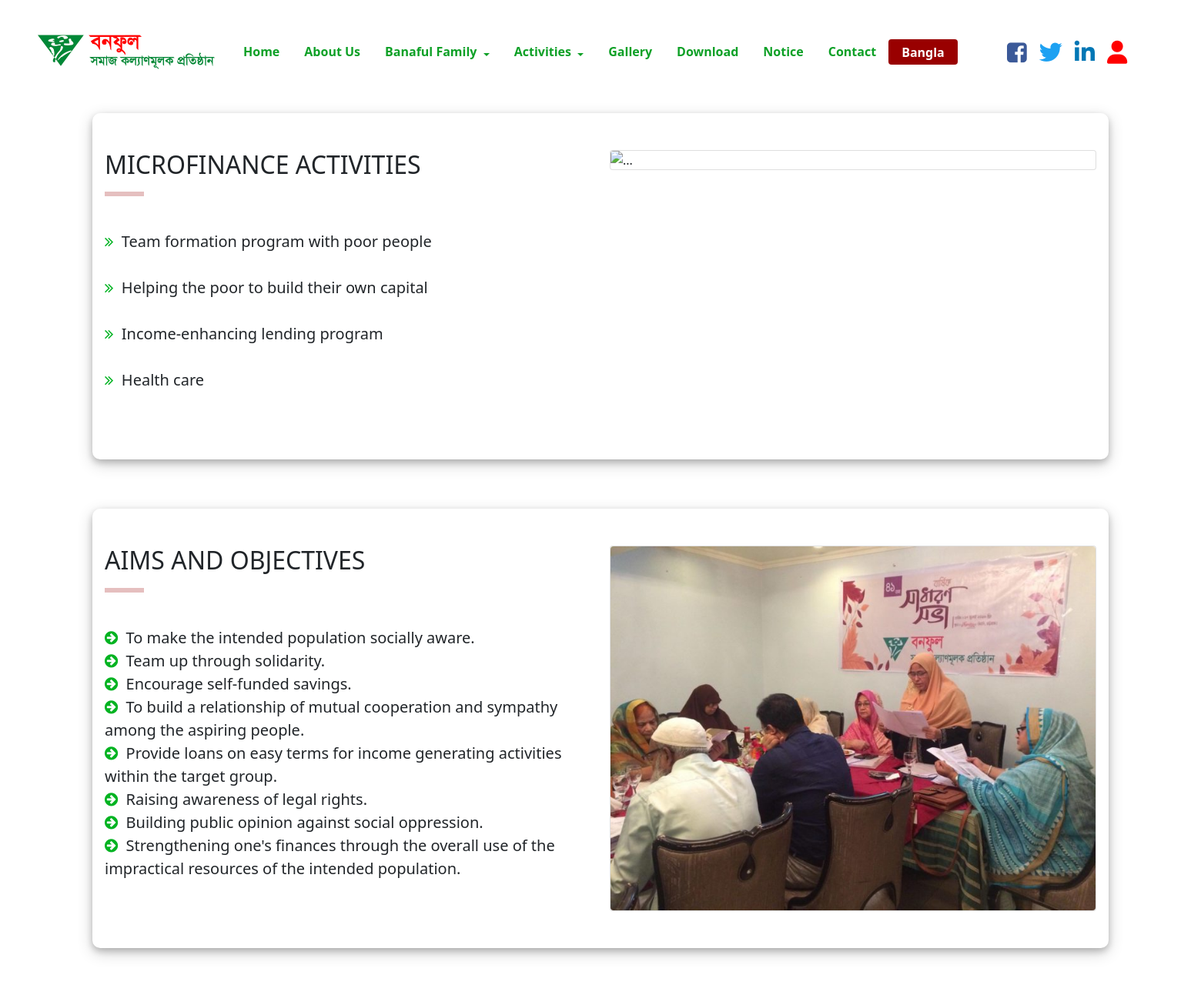
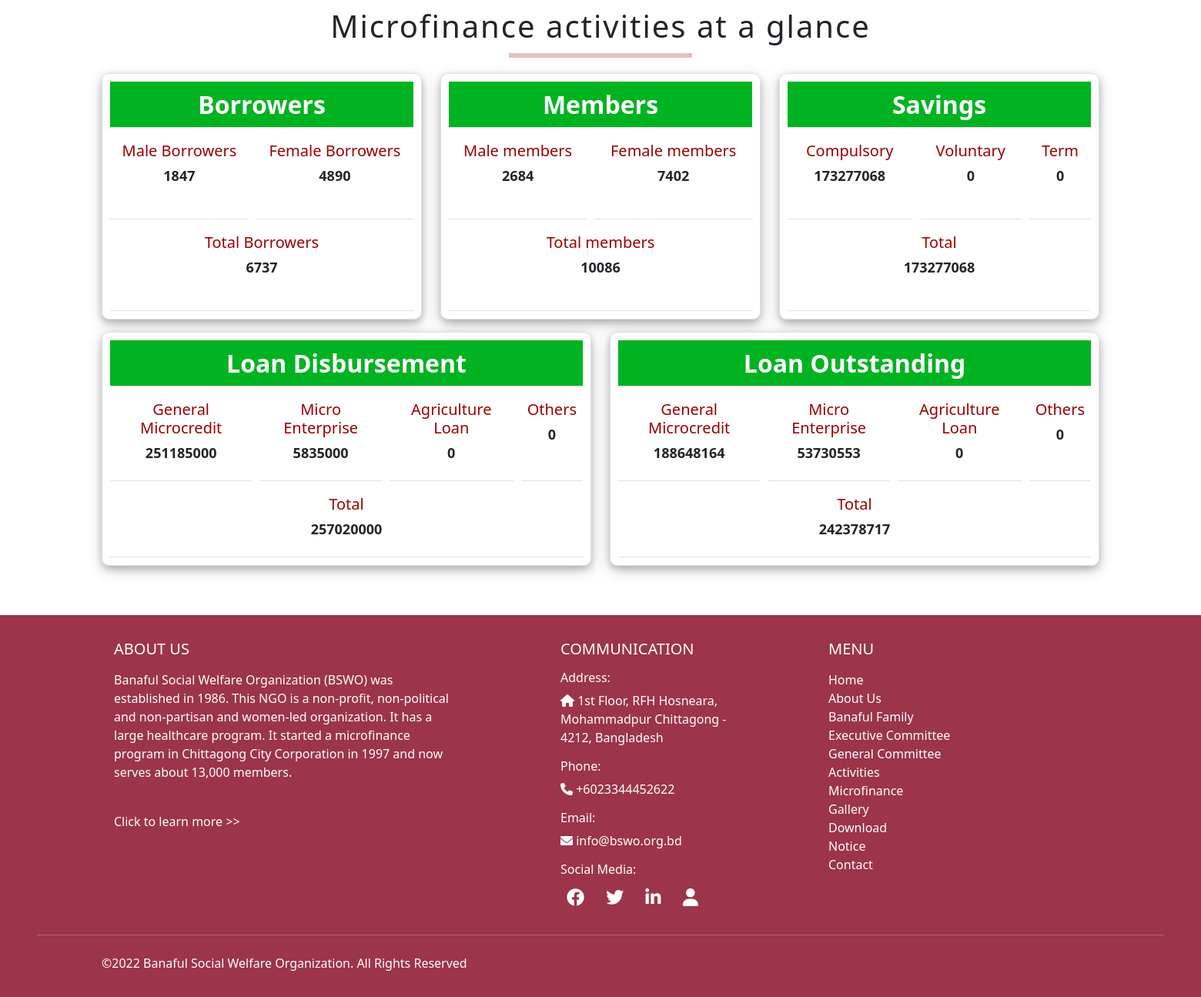
Page /bswo/microfinance.php on the committed database (2 pictures, top to bottom).
### tables this page shows
CREATE TABLE `borrowers` (
  `type` varchar(10) NOT NULL,
  `number` int(11) NOT NULL
);

CREATE TABLE `members` (
  `type` varchar(10) NOT NULL,
  `number` int(11) NOT NULL
);

CREATE TABLE `savings` (
  `type` varchar(100) NOT NULL,
  `number` int(11) NOT NULL
);

CREATE TABLE `loans` (
  `type` varchar(100) NOT NULL,
  `number` int(11) NOT NULL
);

CREATE TABLE `loanout` (
  `type` varchar(100) NOT NULL,
  `number` int(11) NOT NULL
);

### bswo/microfinance.php (the view, shortened to what the rows shown need)
<?php
include "dbConnection.php";
$query = "SELECT number FROM `members` WHERE type='m'";
$getres = mysqli_query($conn, $query);
$temp = mysqli_fetch_array($getres);
$mmale = $temp['number'];
$query = "SELECT number FROM `members` WHERE type='f'";
$getres = mysqli_query($conn, $query);
$temp = mysqli_fetch_array($getres);
$mfemale = $temp['number'];
$query = "SELECT number FROM `members` WHERE type='t'";
$getres = mysqli_query($conn, $query);
$temp = mysqli_fetch_array($getres);
$mtotal = $temp['number'];
$query = "SELECT number FROM `borrowers` WHERE type='m'";
$getres = mysqli_query($conn, $query);
$temp = mysqli_fetch_array($getres);
$bmale = $temp['number'];
$query = "SELECT number FROM `borrowers` WHERE type='f'";
$getres = mysqli_query($conn, $query);
$temp = mysqli_fetch_array($getres);
$bfemale = $temp['number'];
$query = "SELECT number FROM `borrowers` WHERE type='t'";
$getres = mysqli_query($conn, $query);
$temp = mysqli_fetch_array($getres);
$btotal = $temp['number'];
$query = "SELECT number FROM `savings` WHERE type='compulsory'";
$getres = mysqli_query($conn, $query);
$temp = mysqli_fetch_array($getres);
$scompulsory = $temp['number'];
$query = "SELECT number FROM `savings` WHERE type='voluntary'";
$getres = mysqli_query($conn, $query);
$temp = mysqli_fetch_array($getres);
$svoluntary = $temp['number'];
$query = "SELECT number FROM `savings` WHERE type='total'";
$getres = mysqli_query($conn, $query);
$temp = mysqli_fetch_array($getres);
$stotal = $temp['number'];
$query = "SELECT number FROM `savings` WHERE type='term'";
$getres = mysqli_query($conn, $query);
$temp = mysqli_fetch_array($getres);
$sterm = $temp['number'];
$query = "SELECT number FROM `loans` WHERE type='general'";
$getres = mysqli_query($conn, $query);
$temp = mysqli_fetch_array($getres);
$lgeneral = $temp['number'];
$query = "SELECT number FROM `loans` WHERE type='micro'";
$getres = mysqli_query($conn, $query);
$temp = mysqli_fetch_array($getres);
$lmicro = $temp['number'];
$query = "SELECT number FROM `loans` WHERE type='agriculture'";
$getres = mysqli_query($conn, $query);
$temp = mysqli_fetch_array($getres);
$lagriculture = $temp['number'];
$query = "SELECT number FROM `loans` WHERE type='others'";
$getres = mysqli_query($conn, $query);
$temp = mysqli_fetch_array($getres);
$lothers = $temp['number'];
$query = "SELECT number FROM `loans` WHERE type='total'";
$getres = mysqli_query($conn, $query);
$temp = mysqli_fetch_array($getres);
$ltotal = $temp['number'];
$query = "SELECT number FROM `loanOut` WHERE type='general'";
$getres = mysqli_query($conn, $query);
$temp = mysqli_fetch_array($getres);
$logeneral = $temp['number'];
$query = "SELECT number FROM `loanOut` WHERE type='micro'";
$getres = mysqli_query($conn, $query);
$temp = mysqli_fetch_array($getres);
$lomicro = $temp['number'];
$query = "SELECT number FROM `loanOut` WHERE type='agriculture'";
$getres = mysqli_query($conn, $query);
$temp = mysqli_fetch_array($getres);
$loagriculture = $temp['number'];
$query = "SELECT number FROM `loanOut` WHERE type='others'";
$getres = mysqli_query($conn, $query);
$temp = mysqli_fetch_array($getres);
$loothers = $temp['number'];
$query = "SELECT number FROM `loanOut` WHERE type='total'";
$getres = mysqli_query($conn, $query);
$temp = mysqli_fetch_array($getres);
$lototal = $temp['number'];
?>
<html lang="en">
<head>
	<link rel="stylesheet" href="https://cdn.jsdelivr.net/npm/bootstrap@5.1.3/dist/css/bootstrap.min.css">
	<link rel="stylesheet" href="https://cdnjs.cloudflare.com/ajax/libs/font-awesome/6.0.0/css/all.min.css">
	<link href="style.css" rel="stylesheet" type="text/css">
	<link rel="stylesheet" href="https://cdnjs.cloudflare.com/ajax/libs/font-awesome/4.7.0/css/font-awesome.min.css">
</head>
<body class="home">
	<div class="container-fluid py-2 mt-1">
		<div class="container py-5 px-3" style="box-shadow: 0 4px 8px 0 rgba(0, 0, 0, 0.2), 0 6px 20px 0 rgba(0, 0, 0, 0.19); border-radius: 10px;">
			<div class="row">
				<div class="col-lg-6">
					<h2 class="text-uppercase mb-3 font-weight-bold">Microfinance activities</h2>
					<br>
				</div>
			</div>
		</div>
	</div>
	<div class="container-fluid py-2 mt-5">
		<div class="container py-5 px-3" style="box-shadow: 0 4px 8px 0 rgba(0, 0, 0, 0.2), 0 6px 20px 0 rgba(0, 0, 0, 0.19); border-radius: 10px;">
			<div class="row">
				<div class="col-lg-6">
					<h2 class="text-uppercase mb-3 font-weight-bold">Aims and objectives</h2>
					<br>
				</div>
			</div>
		</div>
	</div>
	<div class="row justify-content-center text-center" id="glance">
		<h1 class="text-center" style="font-size:40px; letter-spacing:2px; margin-top:50px;">Microfinance activities at
			a glance
		</h1>
	</div>
	<div class="container">
		<div class="row justify-content-center text-center">
			<div class="col-lg-4">
				<table class="table text-center" style="height:20rem; width:26rem; box-shadow: 0 4px 8px 0 rgba(0, 0, 0, 0.2), 0 6px 20px 0 rgba(0, 0, 0, 0.19); border-radius: 10px;">
					<thead style="background-color: #02b321;">
						<tr>
							<th scope="col" colspan="2" style="font-size: 32px; color:white">Borrowers</th>
						</tr>
					</thead>
					<tbody>
						<tr>
							<td>
								<h5 style="color: #990000;">Male Borrowers</h4>
									<p style="font-size: 18px; font-weight: bold;"> <?php echo $bmale ?> </p>
							</td>
							<td>
								<h5 style="color: #990000;">Female Borrowers</h4>
									<p style="font-size: 18px; font-weight: bold;"> <?php echo $bfemale ?> </p>
							</td>
						</tr>
						<tr>
							<td colspan="2">
								<h5 style="color: #990000;">Total Borrowers</h4>
									<p style="font-size: 18px; font-weight: bold;"> <?php echo $btotal ?> </p>
							</td>
						</tr>
					</tbody>
				</table>
			</div>
			<div class="col-lg-4">
				<table class="table text-center" style="height:20rem; width:26rem; box-shadow: 0 4px 8px 0 rgba(0, 0, 0, 0.2), 0 6px 20px 0 rgba(0, 0, 0, 0.19); border-radius: 10px;">
					<thead style="background-color: #02b321;">
						<tr>
							<th scope="col" colspan="2" style="font-size: 32px; color:white">Members</th>
						</tr>
					</thead>
					<tbody>
						<tr>
							<td>
								<h5 style="color: #990000;">Male members</h4>
									<p style="font-size: 18px; font-weight: bold;"> <?php echo $mmale ?> </p>
							</td>
							<td>
								<h5 style="color: #990000;">Female members</h4>
									<p style="font-size: 18px; font-weight: bold;"> <?php echo $mfemale ?> </p>
							</td>
						</tr>
						<tr>
							<td colspan="2">
								<h5 style="color: #990000;">Total members</h4>
									<p style="font-size: 18px; font-weight: bold;"> <?php echo $mtotal ?> </p>
							</td>
						</tr>
					</tbody>
				</table>
			</div>
			<div class="col-lg-4">
				<table class="table text-center" style="height:20rem; width:26rem; box-shadow: 0 4px 8px 0 rgba(0, 0, 0, 0.2), 0 6px 20px 0 rgba(0, 0, 0, 0.19); border-radius: 10px;">
					<thead style="background-color: #02b321;">
						<tr>
							<th scope="col" colspan="3" style="font-size: 32px; color:white">Savings</th>
						</tr>
					</thead>
					<tbody>
						<tr>
							<td>
								<h5 style="color: #990000;">Compulsory</h4>
									<p style="font-size: 18px; font-weight: bold;"> <?php echo $scompulsory ?> </p>
							</td>
							<td>
								<h5 style="color: #990000;">Voluntary</h4>
									<p style="font-size: 18px; font-weight: bold;"><?php echo $svoluntary ?></p>
							</td>
							<td>
								<h5 style="color: #990000;">Term</h4>
									<p style="font-size: 18px; font-weight: bold;"><?php echo $sterm ?></p>
							</td>
						</tr>
						<tr>
							<td colspan="3">
								<h5 style="color: #990000;">Total</h4>
									<p style="font-size: 18px; font-weight: bold;"><?php echo $stotal ?></p>
							</td>
						</tr>
					</tbody>
				</table>
			</div>
		</div>
	</div>
	<div class="container">
		<div class="row justify-content-center text-center">
			<div class="col-lg-6">
				<table class="table text-center" style="box-shadow: 0 4px 8px 0 rgba(0, 0, 0, 0.2), 0 6px 20px 0 rgba(0, 0, 0, 0.19); border-radius: 10px;">
					<thead style="background-color: #02b321;">
						<tr>
							<th scope="col" colspan="4" style="font-size: 32px; color:white">Loan Disbursement</th>
						</tr>
					</thead>
					<tbody>
						<tr>
							<td>
								<h5 style="color: #990000;">General Microcredit</h4>
									<p style="font-size: 18px; font-weight: bold;"><?php echo $lgeneral ?></p>
							</td>
							<td>
								<h5 style="color: #990000;">Micro Enterprise</h4>
									<p style="font-size: 18px; font-weight: bold;"><?php echo $lmicro ?></p>
							</td>
							<td>
								<h5 style="color: #990000;">Agriculture Loan</h4>
									<p style="font-size: 18px; font-weight: bold;"><?php echo $lagriculture ?></p>
							</td>
							<td>
								<h5 style="color: #990000;">Others</h4>
									<p style="font-size: 18px; font-weight: bold;"><?php echo $lothers ?></p>
							</td>
						</tr>
						<tr>
							<td colspan="4">
								<h5 style="color: #990000;">Total</h4>
									<p style="font-size: 18px; font-weight: bold;"><?php echo $ltotal ?></p>
							</td>
						</tr>
					</tbody>
				</table>
			</div>
			<div class="col-lg-6">
				<table class="table text-center" style="box-shadow: 0 4px 8px 0 rgba(0, 0, 0, 0.2), 0 6px 20px 0 rgba(0, 0, 0, 0.19); border-radius: 10px;">
					<thead style="background-color: #02b321;">
						<tr>
							<th scope="col" colspan="4" style="font-size: 32px; color:white">Loan Outstanding</th>
						</tr>
					</thead>
					<tbody>
						<tr>
							<td>
								<h5 style="color: #990000;">General Microcredit</h4>
									<p style="font-size: 18px; font-weight: bold;"><?php echo $logeneral ?></p>
							</td>
							<td>
								<h5 style="color: #990000;">Micro Enterprise</h4>
									<p style="font-size: 18px; font-weight: bold;"><?php echo $lomicro ?></p>
							</td>
							<td>
								<h5 style="color: #990000;">Agriculture Loan</h4>
									<p style="font-size: 18px; font-weight: bold;"><?php echo $loagriculture ?></p>
							</td>
							<td>
								<h5 style="color: #990000;">Others</h4>
									<p style="font-size: 18px; font-weight: bold;"><?php echo $loothers ?></p>
							</td>
						</tr>
						<tr>
							<td colspan="4">
								<h5 style="color: #990000;">Total</h4>
									<p style="font-size: 18px; font-weight: bold;"><?php echo $lototal ?></p>
							</td>
						</tr>
					</tbody>
				</table>
			</div>
		</div>
	</div>
</body>
</html>

### rows in the picture
borrowers: number "1847"
borrowers: number "4890"
borrowers: number "6737"
members: number "2684"
members: number "7402"
members: number "10086"
savings: number "173277068"
savings: number "0"
savings: number "0"
savings: number "173277068"
loans: number "251185000"
loans: number "5835000"
loans: number "0"
loans: number "0"
loans: number "257020000"
loanout: number "188648164"
loanout: number "53730553"
loanout: number "0"
loanout: number "0"
loanout: number "242378717"
